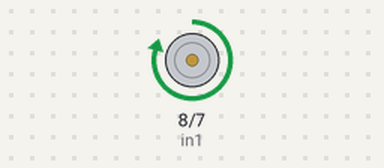
Bench run of a sketch on a simulated Arduino Uno, built with avr-gcc and run on an emulated ATmega328P. On the bench: motor-driver pin pairs drawn as motors (green arrow = first pin HIGH = forward, orange = second pin HIGH = backward, longer = more drive, scaled by the enable pin).

Above: at 7.5 s.
At 17.5 s:
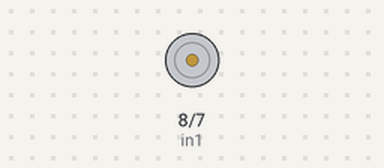
Timing chart, 0 to 26.0 s (numbered marks = the images above):
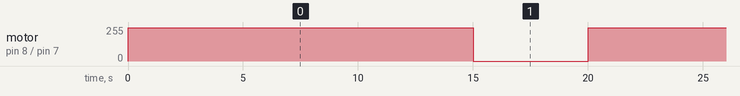

The sketch:

Motor_example_2.ino
```cpp
// Motor A
int enA = 9;
int in1 = 8;
int in2 = 7;


void setup() {
  // set motor control pins
  pinMode(enA, OUTPUT);
  pinMode(in1, OUTPUT);
  pinMode(in2, OUTPUT);

}

void loop() {
  // put your main code here, to run repeatedly:
  // Turn on motor A
  digitalWrite(in1, HIGH);
  digitalWrite(in2, LOW);

  // set speed of motor A - values between 0~255
  analogWrite(enA, 250);

  delay(15000);

  digitalWrite(in1, LOW);
  digitalWrite(in2, LOW);

  delay(5000);

}
```

KalmanFilter.cpp
```cpp
#include "KalmanFilter.h"

void KalmanFilter::Yiorderfilter(float angle_m, float gyro_m,float dt,float K1) {
  angle6 = K1 * angle_m + (1 - K1) * (angle6 + gyro_m * dt);
}

void KalmanFilter::Kalman_Filter(double angle_m, double gyro_m,float dt,float Q_angle,float Q_gyro,float R_angle,float C_0) {
  // Kalman filter for quantifying the smoothed angle
  // 2-dimensional Kalman gain matrix K_0 and K_1
  angle += (gyro_m - q_bias) * dt;
  // calculate angle error
  angle_err = angle_m - angle;

  Pdot[0] = Q_angle - P[0][1] - P[1][0];
  Pdot[1] = - P[1][1];
  Pdot[2] = - P[1][1];
  Pdot[3] = Q_gyro;

  // predicted error covariance
  P[0][0] += Pdot[0] * dt;
  P[0][1] += Pdot[1] * dt;
  P[1][0] += Pdot[2] * dt;
  P[1][1] += Pdot[3] * dt;

  // calculates the innovation covariance
  PCt_0 = C_0 * P[0][0];
  PCt_1 = C_0 * P[1][0];
  E = C_0 * PCt_0 + R_angle;

  // calculating the Kalman gain (2d-vector)
  // PH/S
  K_0 = PCt_0 / E;
  K_1 = PCt_1 / E;
  t_0 = PCt_0;
  t_1 = C_0 * P[0][1];

  P[0][0] -= K_0 * t_0;
  P[0][1] -= K_0 * t_1;
  P[1][0] -= K_1 * t_0;
  P[1][1] -= K_1 * t_1;

  angle += K_0 * angle_err;
  q_bias += K_1 * angle_err;
  angle_dot = gyro_m - q_bias;
}

void KalmanFilter::Angle(int16_t ax, int16_t ay, int16_t az, int16_t gx, int16_t gy, int16_t gz, float dt, float Q_angle, float Q_gyro, float R_angle, float C_0, float K1) {
  float Angle = atan2(ay , az) * 57.3;
  Gyro_x = (gx - 128.1) / 131;
  Kalman_Filter(Angle, Gyro_x, dt, Q_angle, Q_gyro, R_angle, C_0);
  Gyro_z = -gz / 131;
}
```

KalmanFilter.h
```cpp
#ifndef KalmanFilter_h
#define KalmanFilter_h

#if defined(ARDUINO) && (ARDUINO >= 100)
#include <Arduino.h>
#else
#include <WProgram.h>
#endif

class KalmanFilter
{
public:
  void Yiorderfilter(float angle_m, float gyro_m,float dt,float K1);
  void Kalman_Filter(double angle_m, double gyro_m,float dt,float Q_angle,float Q_gyro,float R_angle,float C_0);
  void Angle(int16_t ax, int16_t ay, int16_t az, int16_t gx, int16_t gy, int16_t gz, float dt, float Q_angle, float Q_gyro, float R_angle, float C_0, float K1);
  float Gyro_x, Gyro_y, Gyro_z;
  float accelz = 0;
  float angle;
  float angle6;
private:
  float angle_err, q_bias;
  float Pdot[4] = { 0, 0, 0, 0};
  float P[2][2] = {{ 1, 0 }, { 0, 1 }};
  float PCt_0, PCt_1, E, K_0, K_1, t_0, t_1;
  float angle_dot;
};

#endif
```

Measured:
- by itself, motor on pin 8 (in1) / pin 7 (in2): alternates forward 250/255 for 15.0 s and stopped for 5.0 s
